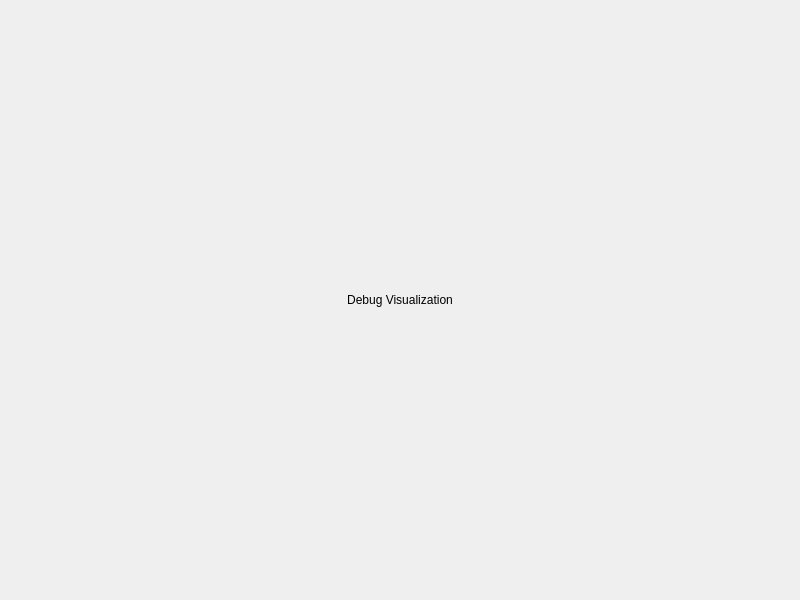
<?xml version="1.0" encoding="UTF-8"?>
<ui version="4.0">
 <class>DebugVisualizationWindow</class>
 <widget class="QWidget" name="DebugVisualizationWindow">
  <property name="geometry">
   <rect>
    <x>0</x>
    <y>0</y>
    <width>800</width>
    <height>600</height>
   </rect>
  </property>
  <property name="windowTitle">
   <string>Debug Visualization</string>
  </property>
  <layout class="QVBoxLayout" name="verticalLayout">
   <item>
    <widget class="QLabel" name="titleLabel">
     <property name="text">
      <string>Debug Visualization</string>
     </property>
     <property name="alignment">
      <set>Qt::AlignCenter</set>
     </property>
    </widget>
   </item>
   <item>
    <layout class="QGridLayout" name="mainLayout"/>
   </item>
  </layout>
 </widget>
 <resources/>
 <connections/>
</ui>
